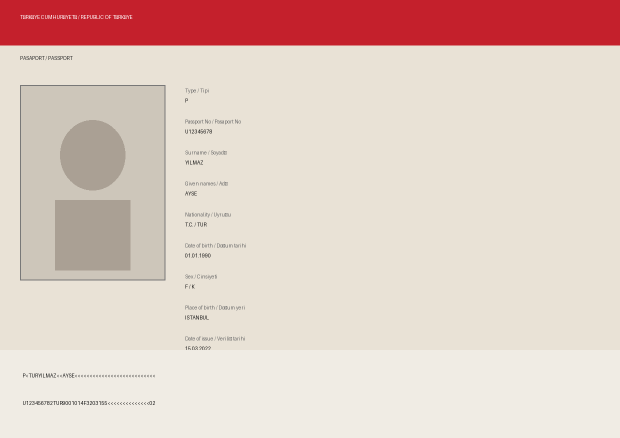
#> input picture test_assets/passport_a.png, 1240 x 875 px, given in place of passport_a.png.jpg, which was not available (shown at 1/2 size)
$ python rebuild_explainer_png.py ../test_assets/passport_a.png 5
#> lines starting #> are read from the running program, lines starting #| are printed output that depends on the picture; pictures that were not available may be replaced by others from this repository, and a replacement may not be noted
"""track.png'i saydam zeminli olarak sagam kaynaktan (track.jpg) yeniden uretir.

Sorun: onceki saydam surumde telefonun sol alt kosesi silinmisti (zemin ayiklama
telefonun kenar cizgisinden iceri sizmisti). Bu betik duz krem zemini dusuk esikli
flood fill ile kaldirir, ardindan bos kenarlari kirpar.
"""

import os
import shutil
import sys

from PIL import Image, ImageChops, ImageDraw, ImageFilter

BASE = "/app/frontend/public/explainer"
MARK = (255, 0, 255)
PAD = 6
TOLERANCE = 12


def seeds(width: int, height: int):
    xs = [1, width // 4, width // 2, 3 * width // 4, width - 2]
    ys = [1, height // 4, height // 2, 3 * height // 4, height - 2]
    return (
        [(x, 1) for x in xs]
        + [(x, height - 2) for x in xs]
        + [(1, y) for y in ys]
        + [(width - 2, y) for y in ys]
    )


def rebuild(name: str, thresh: int) -> None:
#> called with name = '../test_assets/passport_a.png', thresh = 5
    source = os.path.join(BASE, f"{name}.jpg")
    target = os.path.join(BASE, f"{name}.png")
    backup = os.path.join(BASE, f"{name}.cutcorner.png")
    if os.path.exists(target) and not os.path.exists(backup):
        shutil.copy2(target, backup)

    rgb = Image.open(source).convert("RGB")
#> rgb is the input picture: PIL image 1240x875 RGB; mean R, G, B 225.7, 203, 194.3
    work = rgb.copy()
    for point in seeds(*work.size):
        if sum(abs(a - b) for a, b in zip(work.getpixel(point), MARK)) < 30:
            continue
        ImageDraw.floodfill(work, point, MARK, thresh=thresh)
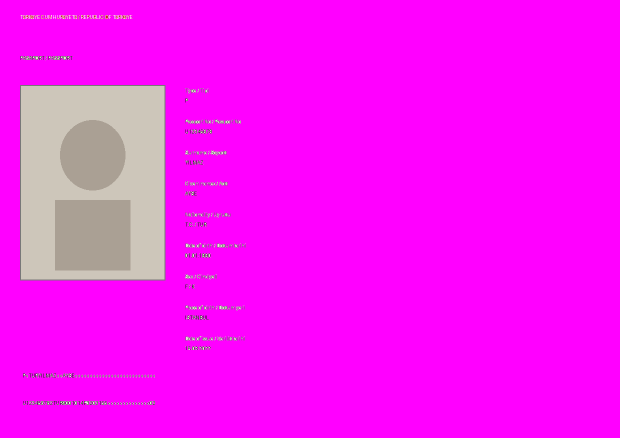
#> work: PIL image 1240x875 RGB (shown at 1/2 size); mean R, G, B 247.6, 20.4, 245.5

    diff = ImageChops.difference(work, Image.new("RGB", work.size, MARK)).convert("L")
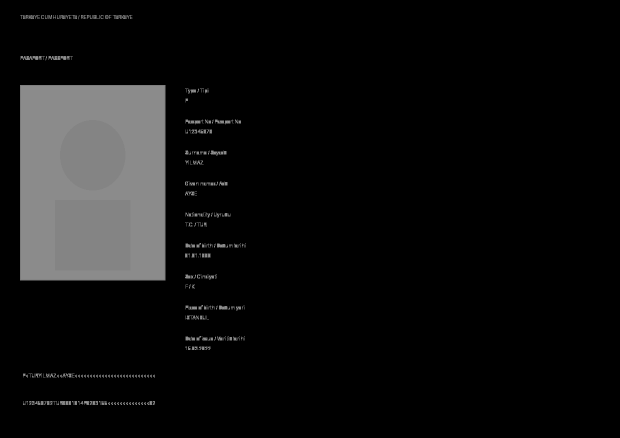
#> diff: PIL image 1240x875 L (shown at 1/2 size); min 0, max 150, mean 15.3
    mask = diff.point(lambda v: 0 if v == 0 else 255).filter(ImageFilter.GaussianBlur(0.6))
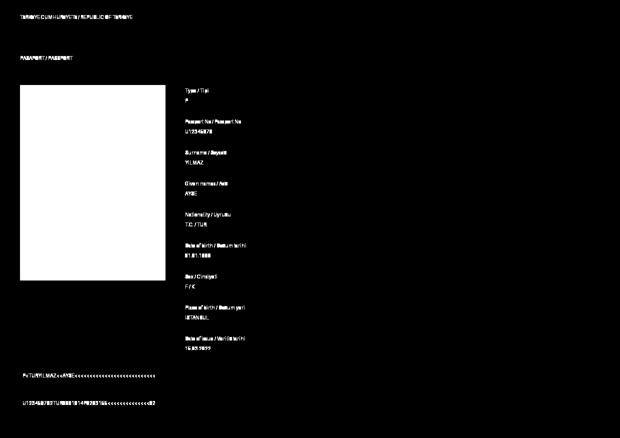
#> mask: PIL image 1240x875 L (shown at 1/2 size); min 0, max 255, mean 28.7
    removed = sum(1 for v in mask.getdata() if v < 8)
#> removed = 953170

    out = rgb.convert("RGBA")
    out.putalpha(mask)
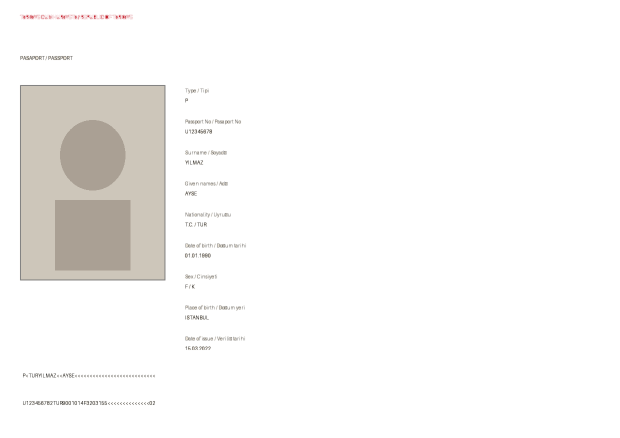
#> out: PIL image 1240x875 RGBA (shown at 1/2 size); mean R, G, B, A 225.7, 203, 194.3, 28.7; transparent parts drawn white
    box = out.getchannel("A").point(lambda v: 255 if v > 8 else 0).getbbox()
#> box = (39, 29, 493, 811)
    out = out.crop(
        (
            max(0, box[0] - PAD),
            max(0, box[1] - PAD),
            min(out.width, box[2] + PAD),
            min(out.height, box[3] + PAD),
        )
    )
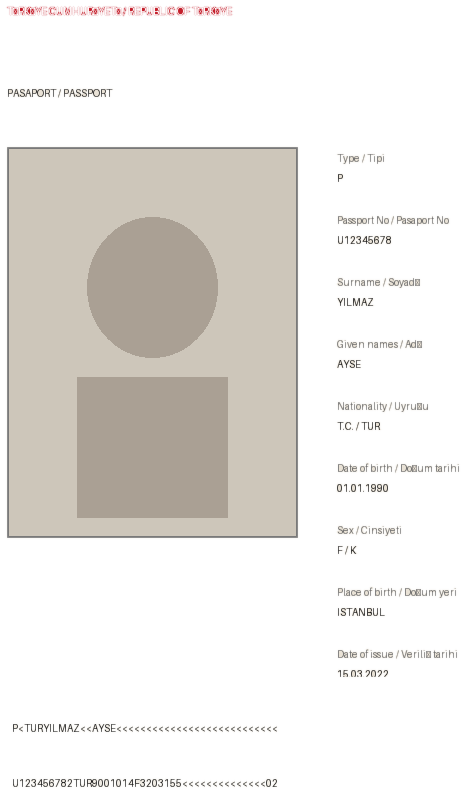
#> out: PIL image 466x794 RGBA; mean R, G, B, A 216.6, 196.7, 187.5, 84.1; transparent parts drawn white
    out.save(target, optimize=True)
    print(f"{name}: zemin {removed / (rgb.width * rgb.height):.0%} saydam · {rgb.size} -> {out.size}")
#| ../test_assets/passport_a.png: zemin 88% saydam · (1240, 875) -> (466, 794)


if __name__ == "__main__":
    scene = sys.argv[1] if len(sys.argv) > 1 else "track"
    rebuild(scene, int(sys.argv[2]) if len(sys.argv) > 2 else 20)
